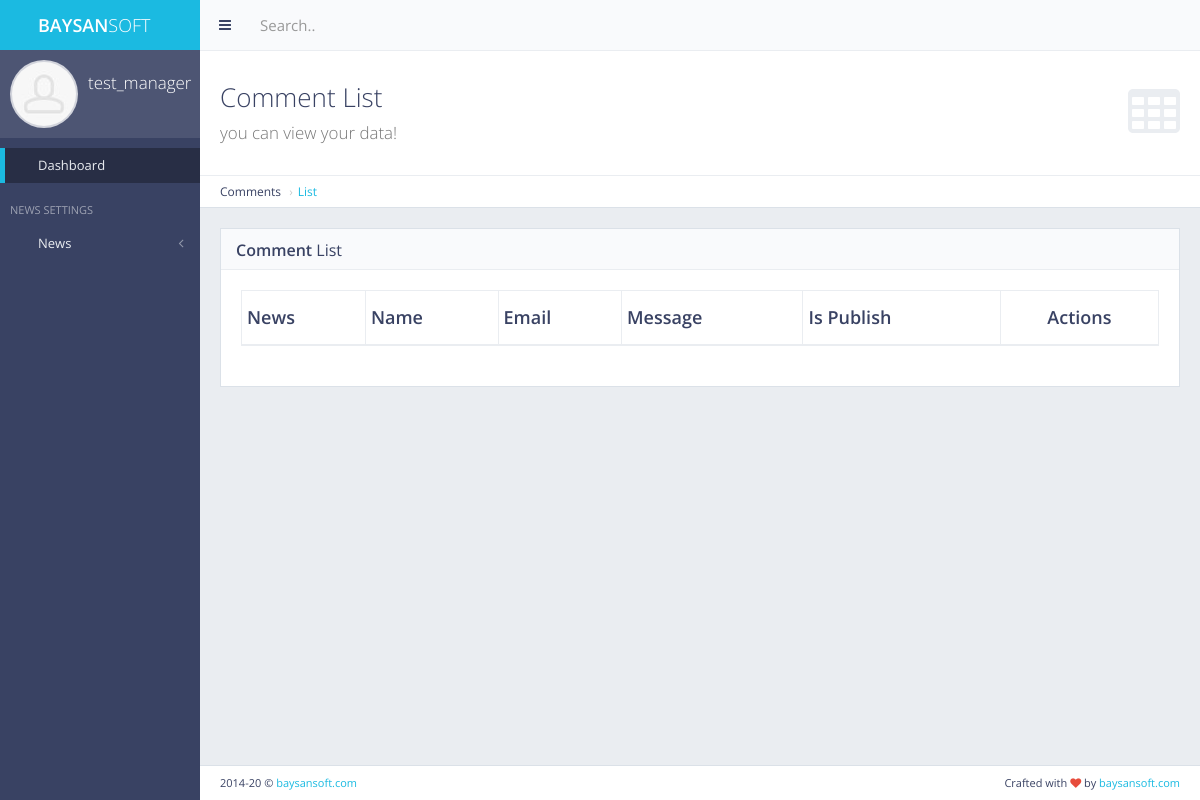
The page /panel/comments/list/ (signed in) on the database as committed earlier.
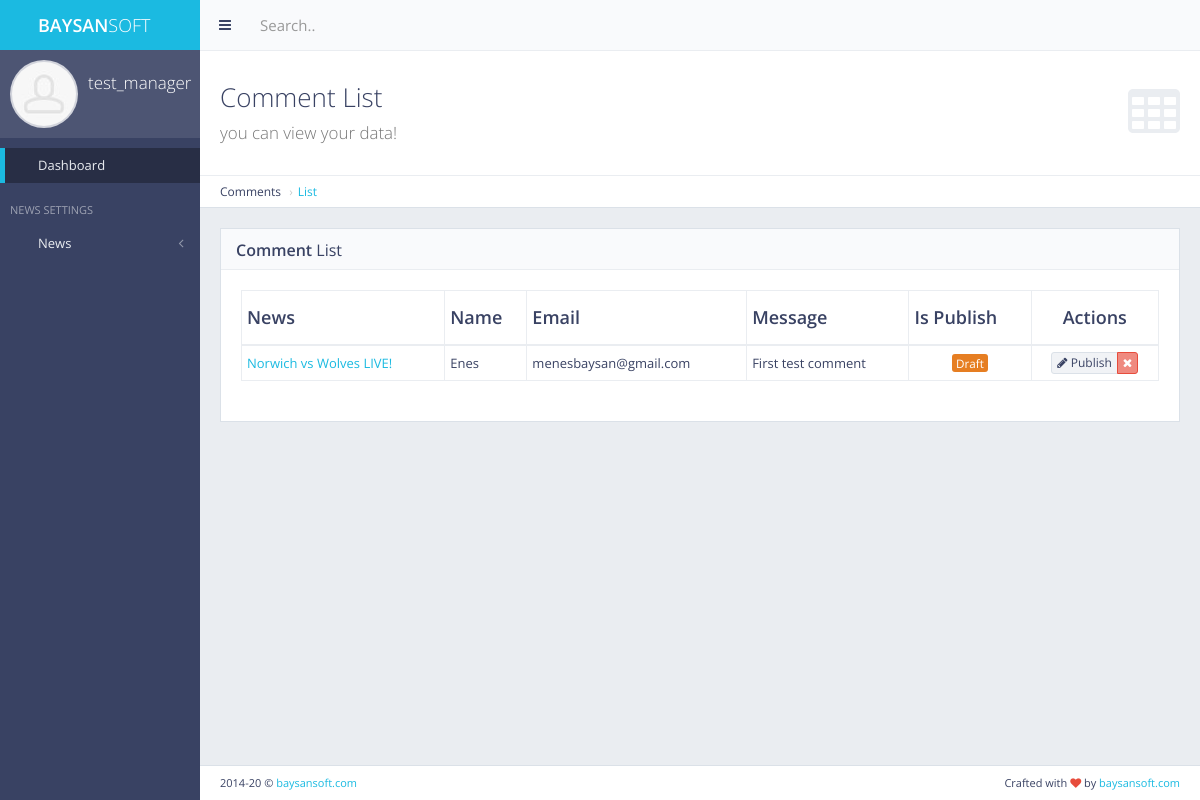
The same page on the database as committed later.
### comments/models.py (models this page shows, shortened)
class Comment(models.Model):
    email = models.CharField(max_length=255)
    name = models.CharField(max_length=255)
    txt = models.TextField()
    is_published = models.BooleanField(default=False)
    news = models.ForeignKey(News, on_delete=models.CASCADE)

### news/models.py (models this page shows, shortened)
class News(models.Model):
    name = models.CharField(max_length=255)
    short_txt = models.TextField()
    body_txt = models.TextField()
    date = models.DateTimeField(auto_now_add=True)
    pic_name = models.TextField()
    pic_url = models.TextField(default='-')
    writer = models.CharField(max_length=50)
    category_name = models.CharField(max_length=255, default='-')
    category_id = models.IntegerField(default=0)
    ocategory_id = models.IntegerField(default=0)
    show = models.IntegerField(default=0)
    tag = models.TextField(default="")
    class Meta:
        verbose_name = 'News'
        verbose_name_plural = 'News'

### comments/views.py (the view)
# urls.py: path('list/', views.get_all_comments, name='comment_list'),
@login_required(
    login_url='/login/')  # bu şekilde login olmasını sağlıyoruz, eğer auth değilse login sayfasına (login_url='...') redirect oluyor
def get_all_comments(request):
    comments = Comment.objects.all()
    context = {
        'comments': comments,
    }
    return render(request, 'back/comment_list.html', context=context)

### category/context_processor.py (called while the page is built)
def get_categories(request):  # template'a direkt veri yolluyor
    get_categories = Category.objects.all()
    return dict(
        get_categories=get_categories)  # get_categories diyerek direkt template'den çağırabiliriz. Sözlük olarak döndürür.

### main/context_processors.py (called while the page is built)
def get_site_settings(request):
    site = Main.objects.first()
    return dict(site_settings=site)

### main/templatetags/my_auth.py (called while the page is built)
@register.filter(name='has_group')
def has_group(user,group_name):
    return user.groups.filter(name=group_name).exists()

### news/context_processors.py (called while the page is built)
def get_last_news(request):
    get_last_news = News.objects.all().order_by('-date')[:3]
    return dict(get_last_news=get_last_news)

def get_popular_posts(request):  # bu şekilde tek fonksiyon ile 2 veri seti döndürebiliriz
    get_popular_posts = News.objects.all().order_by('-show')
    get_popular_posts_detail = News.objects.all().order_by('-show')[:3]
    get_popular_posts_home = News.objects.all().order_by('-show')[:3]
    return dict(get_popular_posts=get_popular_posts, get_popular_posts_detail=get_popular_posts_detail,
                get_popular_posts_home=get_popular_posts_home)

### subcategory/context_processors.py (called while the page is built)
def get_subcategories(request):
    get_subcategories = SubCategory.objects.all()
    return dict(get_subcategories=get_subcategories)

### templates/back/comment_list.html (shortened to what this page needs)
{% extends 'back/layout.html' %}
{% load static %}
{% block body %}
    <div class="content-header">
        <div class="header-section">
            <h1>
                <i class="fa fa-table"></i>Comment List<br><small>you can view your data!</small>
            </h1>
        </div>
    </div>
    <ul class="breadcrumb breadcrumb-top">
        <li>Comments</li>
        <li><a href="{% url 'comments:comment_list' %}">List</a></li>
    </ul>
    <div class="block full">
        <div class="block-title">
            <h2><strong>Comment</strong> List</h2>
        </div>
        <div class="table-responsive">
            <table id="example-datatable" class="table table-vcenter table-condensed table-bordered">
                <thead>
                <tr>
                    <th>News</th>
                    <th>Name</th>
                    <th>Email</th>
                    <th>Message</th>
                    <th>Is Publish</th>
                    <th class="text-center">Actions</th>
                </tr>
                </thead>
                <tbody>
                {% for comment in comments %}
                    <tr>
                        <td><a href="{% url 'panel:news_edit' pk=comment.news.pk %}">{{ comment.news.name }}</a></td>
                        <td>{{ comment.name }}</td>
                        <td>{{ comment.email }}</td>
                        <td>{{ comment.txt }}</td>
                        <td class="text-center">
                            {% if comment.is_published == True %}
                                <span class="label label-success">Publish</span>
                            {% else %}
                                <span class="label label-warning">Draft</span>
                            {% endif %}
                        </td>
                        <td class="text-center">
                            <div class="btn-group">
                                {% if comment.is_published == False %}
                                    <a href="{% url 'comments:publish_comment' cpk=comment.pk %}" data-toggle="tooltip"
                                       title="Publish"
                                       class="btn btn-xs btn-default"><i class="fa fa-pencil"></i> Publish</a>
                                {% else %}
                                    <a href="{% url 'comments:draft_comment' cpk=comment.pk %}" data-toggle="tooltip"
                                       title="Draft"
                                       class="btn btn-xs btn-default"><i class="fa fa-pencil"></i> Draft</a>
                                {% endif %}
                                <a href="{% url 'comments:delete_comment' cpk=comment.pk %}" data-toggle="tooltip"
                                   title="Delete"
                                   class="btn btn-xs btn-danger"><i class="fa fa-times"></i></a>
                            </div>
                        </td>
                    </tr>
                {% endfor %}
                </tbody>
            </table>
        </div>
    </div>
{% endblock body %}

Rows that differ between the two databases and show on the page:
added Comment: news.name "Norwich vs Wolves LIVE!", name "Enes", email "menesbaysan@gmail.com", txt "First test comment", is_published "Draft"
